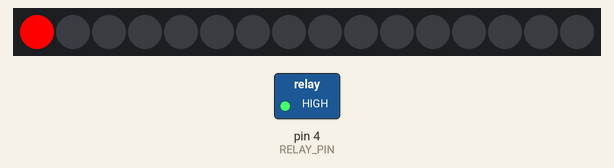
Recording of a sketch running on a simulated Arduino Uno, built with avr-gcc and run on an emulated ATmega328P. Shown: 16 RGB LEDs in strip order, left to right, switched loads named in the sketch (green lamp = pin HIGH). Dashed ring = blinking.

Above: at 1.1 s.
At 16.1 s:
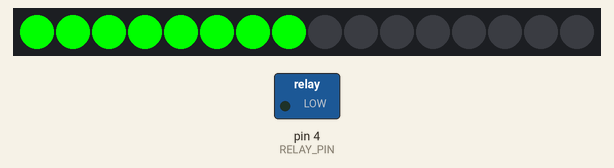
At 31.1 s:
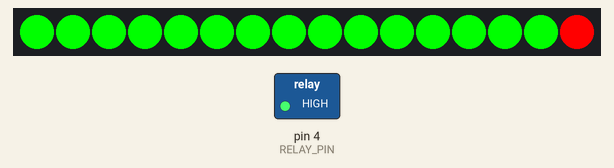
At 39.1 s:
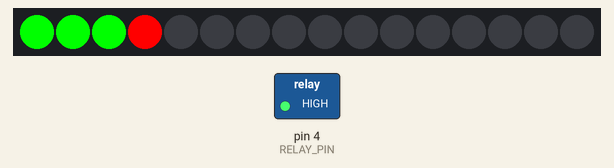
Timing chart, 0 to 40.0 s (numbered marks = the images above):
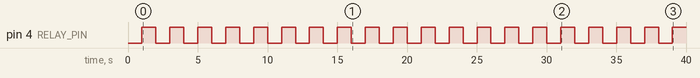

The sketch:

relay_with_led.ino
```cpp
#include <Arduino.h>
#include <Adafruit_NeoPixel.h>
#define RELAY_PIN 4
#define NUMPIXELS 16
#define PIN        13
Adafruit_NeoPixel pixels(NUMPIXELS, PIN, NEO_GRB + NEO_KHZ800);
#define DELAYVAL 500

void setup() {
  pinMode(RELAY_PIN, OUTPUT);
   pixels.begin(); //
  // put your setup code here, to run once:

}

void loop() {
 pixels.clear();
for(int i=0; i<NUMPIXELS; i++){
  digitalWrite(RELAY_PIN, LOW);
  delay(1000);
pixels.setPixelColor(i, pixels.Color(255, 0, 0));
pixels.show();
  digitalWrite(RELAY_PIN, HIGH);
  delay(1000);
  pixels.setPixelColor(i, pixels.Color(0, 255, 0));
pixels.show();

  // put your main code here, to run repeatedly:
}
}
```

Measured:
- by itself, pin 4 (RELAY_PIN): alternates HIGH for 1.0 s and LOW for 1.0 s
